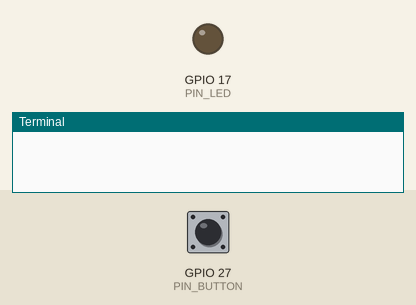
Recording of a program running on a simulated Raspberry Pi (BCM pin numbers). On the bench: output pins drawn as LEDs (lit = HIGH), the last lines printed to the terminal. The test bench sets the inputs (shaded band); at power-on: GPIO 27 (PIN_BUTTON) LOW. Sound played through the audio output is not drawn and takes no time.

Above: at 1.2 s.
1.3 s: GPIO 27 (PIN_BUTTON) pulled HIGH for 0.15 s
At 2.2 s:
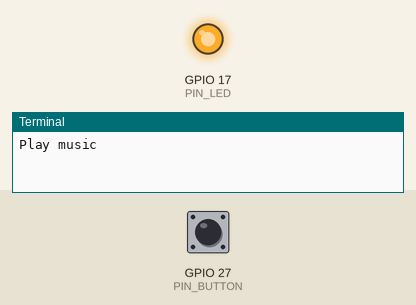
2.9 s: GPIO 27 (PIN_BUTTON) pulled HIGH for 1 s
At 3.4 s:
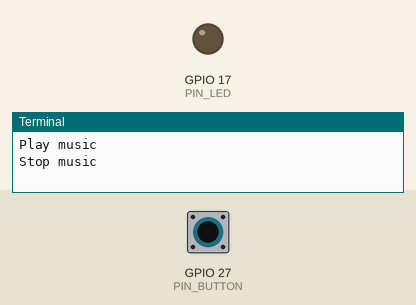
5.4 s: GPIO 27 (PIN_BUTTON) pulled HIGH for 3.2 s
At 6.5 s:
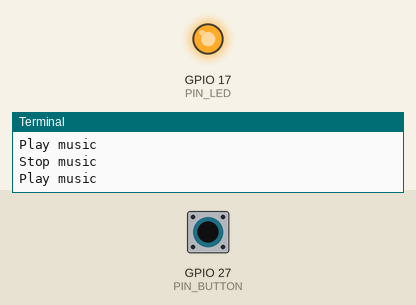
Timing chart, 0 to 8.4 s (numbered marks = the images above; inputs shaded):
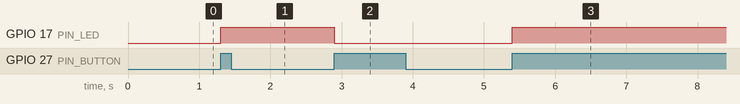

The program:

rpi_button_music.py
```python
#!/usr/bin/python
# Python Sample
#   play music when press the button
#   using mpg321
# 2016-06-01 K.OHWADA @ FabLab Kannai

import RPi.GPIO as GPIO
import time
import subprocess

PIN_LED = 17 # con-pin 11
PIN_BUTTON = 27 # con-pin 13
CMD_PLAY = "/usr/bin/mpg321"
CMD_KILL = "/bin/kill"
FILE = "/tmp/jazz.mp3"
g_process = None
g_is_playing = False

def my_callback(channel):
    global g_process, g_is_playing
    if channel == PIN_BUTTON:
        	# button is pushed
        if g_is_playing == False:
            # play music, when not playing
            print "Play music"
            g_is_playing = True
            GPIO.output(PIN_LED, GPIO.HIGH)
            args = [CMD_PLAY, FILE]
            g_process = subprocess.Popen(args)
        else:
            # stop music, when playing
            print "Stop music"
            g_is_playing = False
            GPIO.output(PIN_LED, GPIO.LOW)
            args = [CMD_KILL, str(g_process.pid)]
            subprocess.Popen(args)

# main
INTERVAL = 0.01 # 1 msec
GPIO.setmode(GPIO.BCM)
GPIO.setup(PIN_LED, GPIO.OUT)
GPIO.output(PIN_LED, GPIO.LOW)
GPIO.setup(PIN_BUTTON, GPIO.IN)
GPIO.add_event_detect(PIN_BUTTON, GPIO.RISING, callback=my_callback, bouncetime=200)

try:
    	# endless loop
    while True:
        time.sleep(INTERVAL)
except KeyboardInterrupt:
    	# exit the loop, if key interrupt
    pass

GPIO.cleanup()
# main end
```

Measured:
- after the input at 1.3 s, GPIO 17 (PIN_LED): LOW → HIGH at once
- after the input at 2.9 s, GPIO 17 (PIN_LED): HIGH → LOW at once
- after the input at 5.4 s, GPIO 17 (PIN_LED): LOW → HIGH at once
